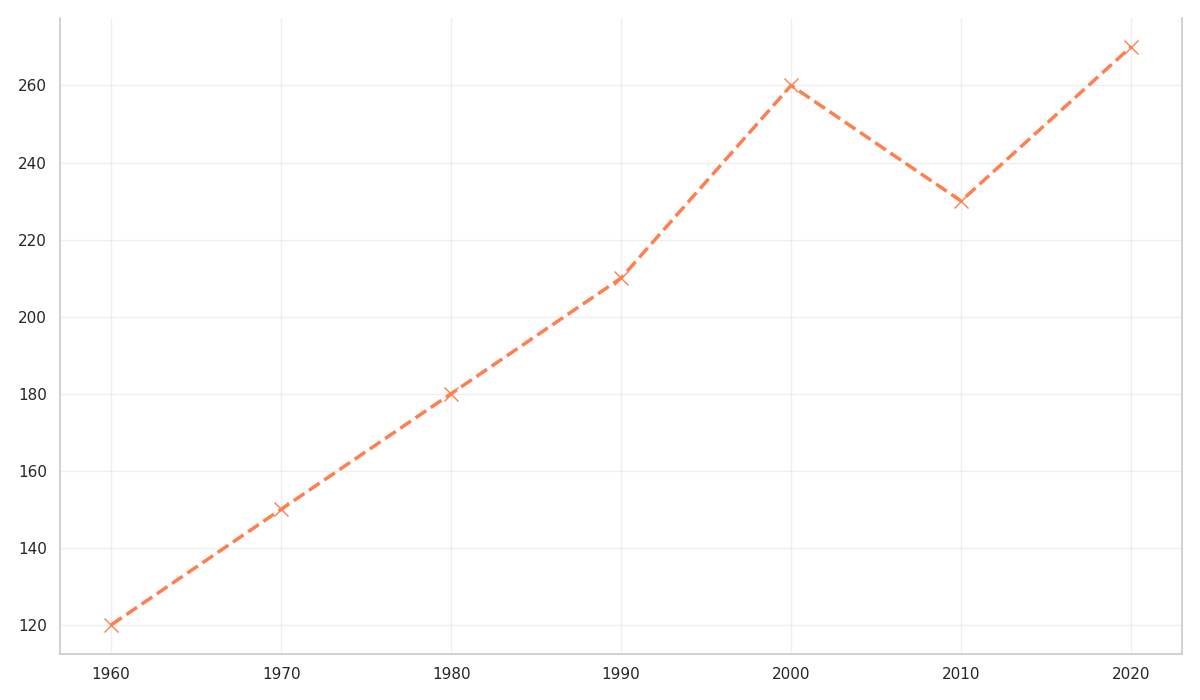

Python code for this plot:
import matplotlib.pyplot as plt
import numpy as np

decades = np.array([1960, 1970, 1980, 1990, 2000, 2010, 2020])
solar_flares = np.array([120, 150, 180, 210, 260, 230, 270])

plt.figure(figsize=(12, 7))
plt.plot(decades, solar_flares, color='coral', marker='x', linestyle='--', linewidth=2.5, markersize=10)

# Remove title and labels
# plt.title('Detection of Solar Flares per Decade', fontsize=16, fontweight='bold', pad=20)
# plt.xlabel('Decade', fontsize=14)
# plt.ylabel('Count of Solar Flares', fontsize=14)

# Remove annotations
# annotations = [
#     ("Cycle 20 Peak", 1960, 120),
#     ("Cycle 21 Peak", 1980, 180),
#     ("Cycle 22 Peak", 1990, 210),
#     ("Halloween Storms", 2000, 260),
#     ("Solar Cycle 24", 2010, 230),
#     ("Cycle 25 Surge", 2020, 270)
# ]
# for text, x, y in annotations:
#     plt.annotate(text, xy=(x, y), xytext=(-50, 10),
#                  textcoords='offset points', arrowprops=dict(arrowstyle="<|-", color='firebrick'), fontsize=10)

plt.grid(True, linestyle='-', alpha=0.3)

# Remove legend
# plt.legend(loc='lower right', fontsize=12, frameon=False)

plt.gca().spines['top'].set_visible(False)
plt.tight_layout()
plt.show()
